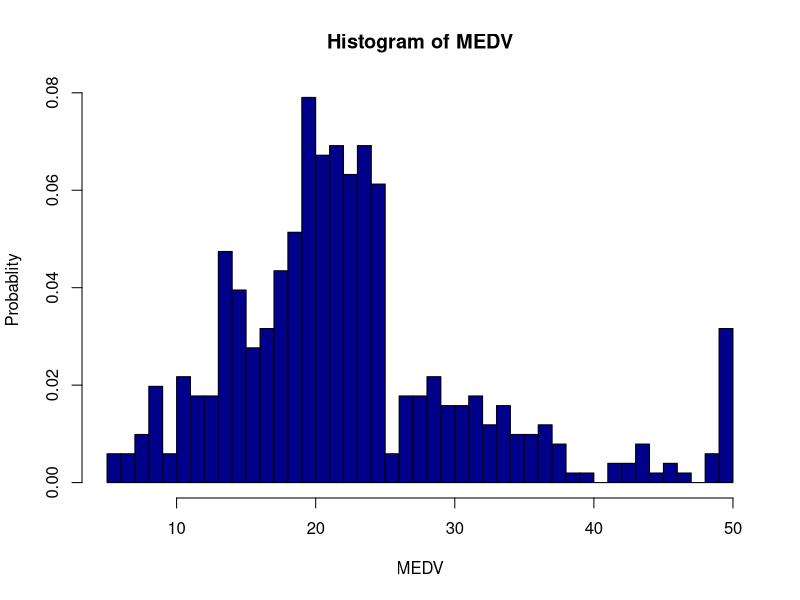
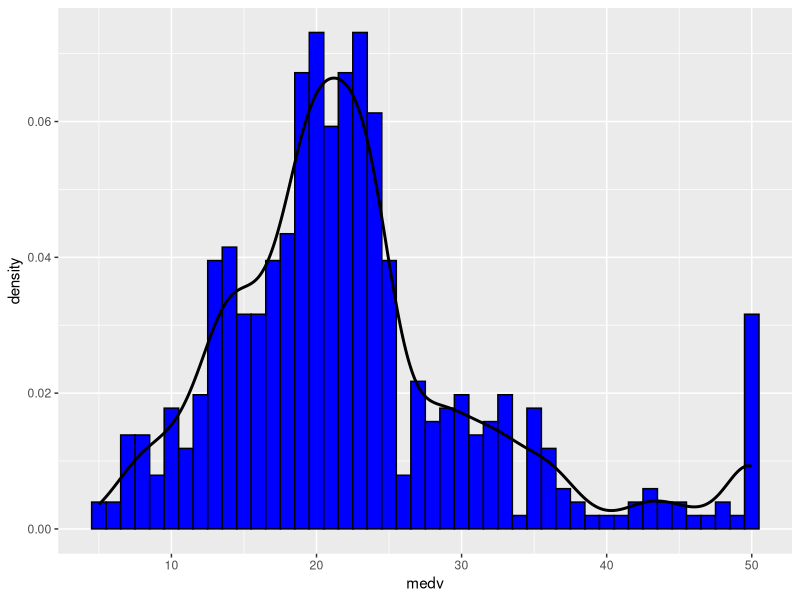
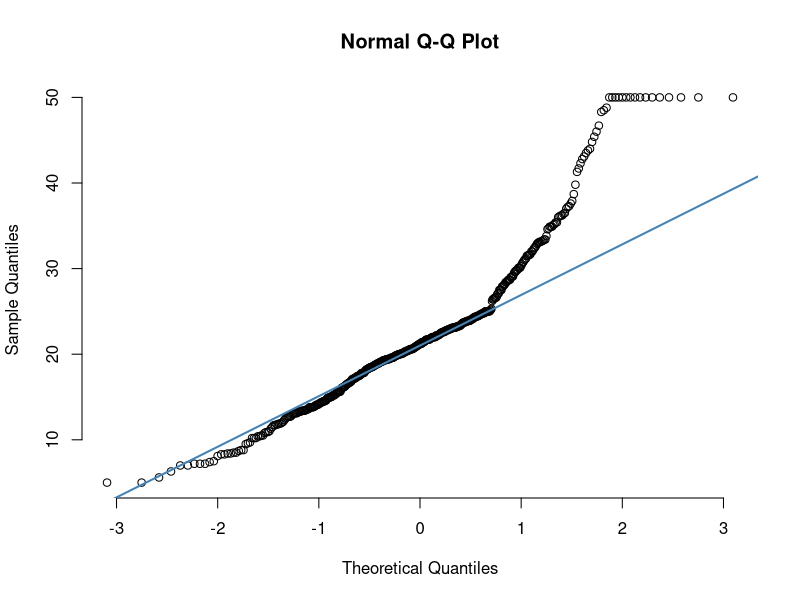
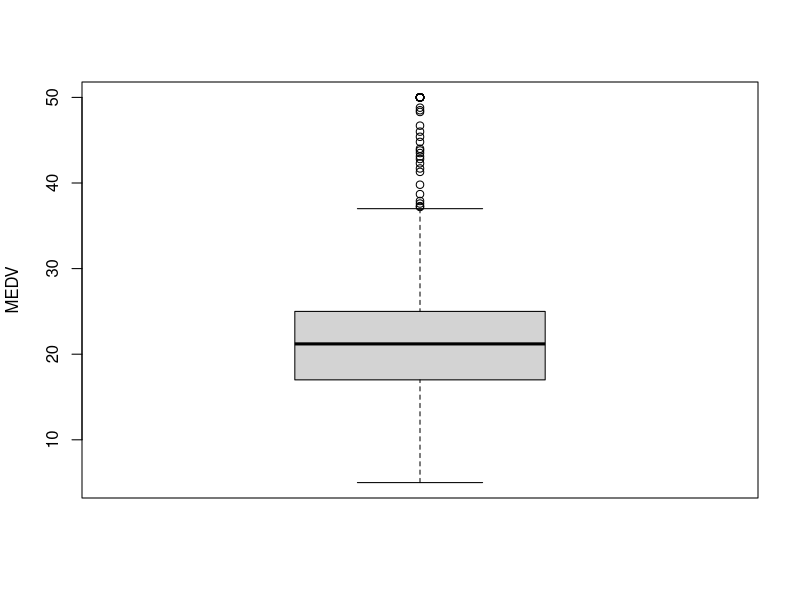
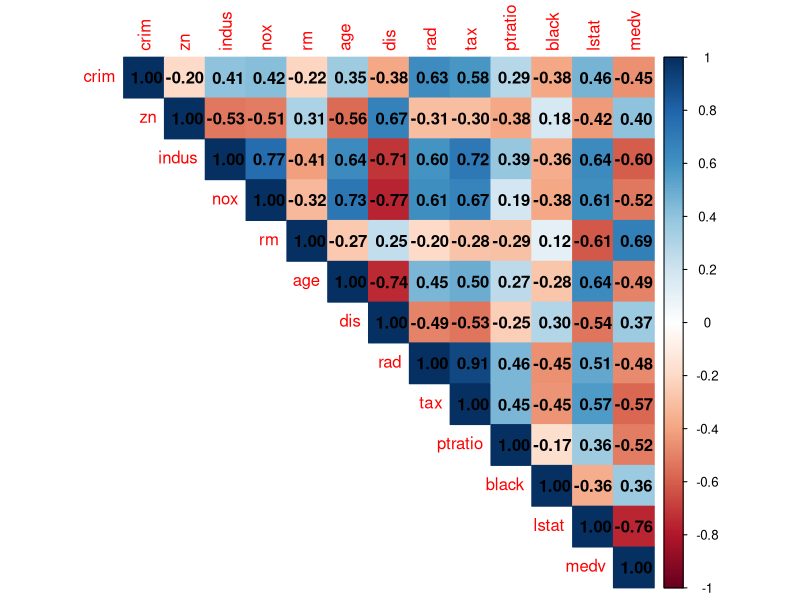
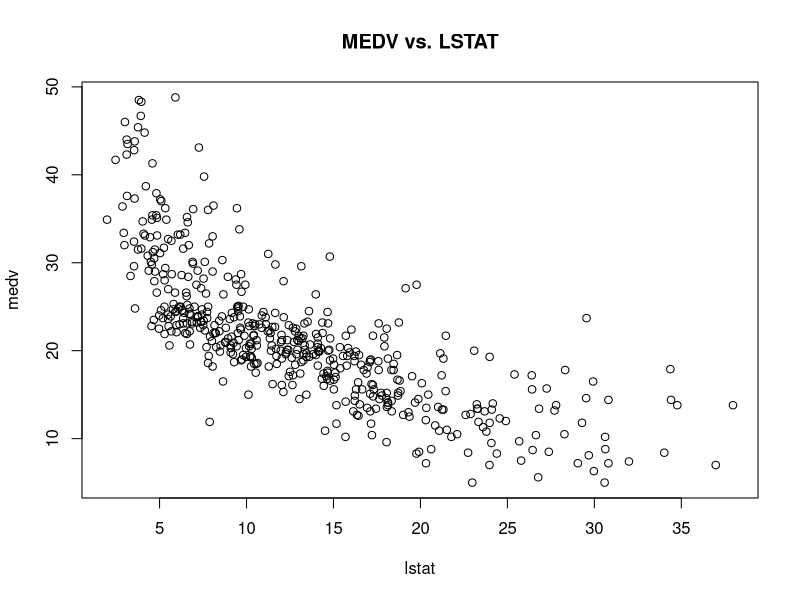
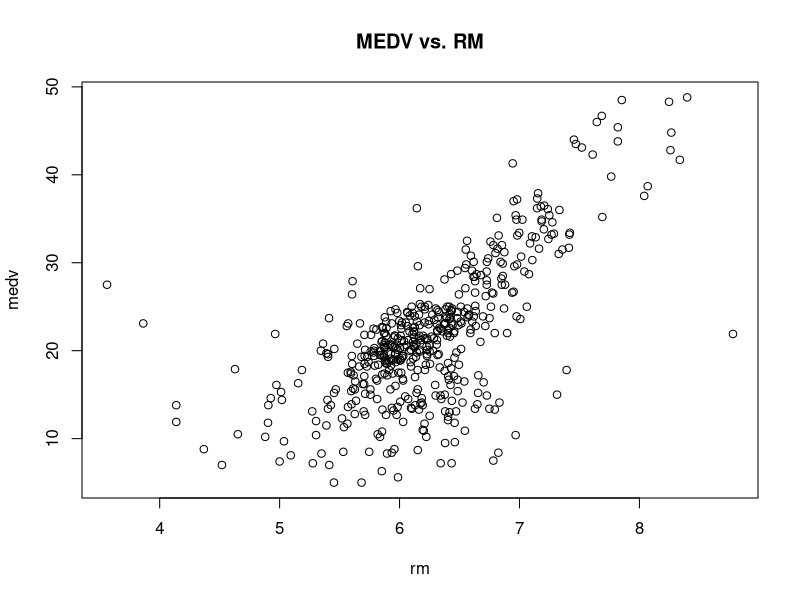
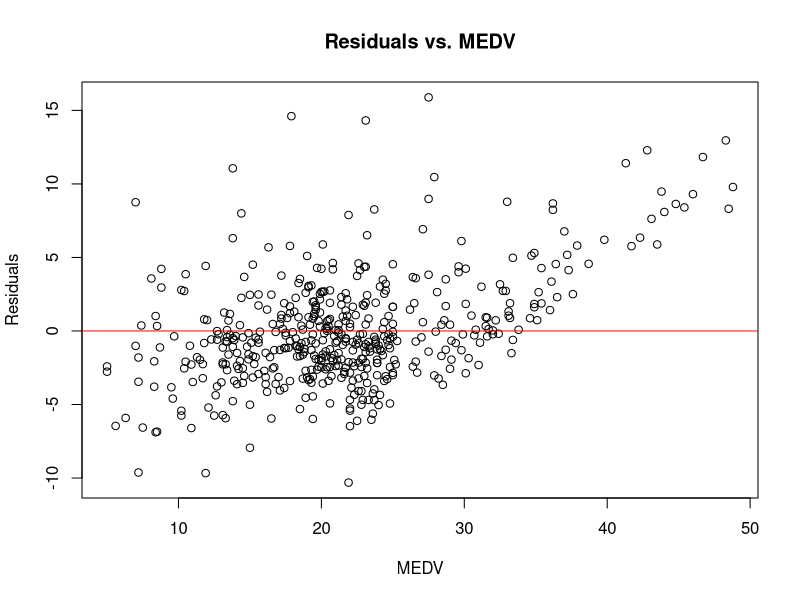

Reproduce these figures in R, in order.
library(MASS)
library(leaps)
library(scatterplot3d)
library(ggplot2)
library(corrplot)
dd <- Boston
#check for missing values
sum(is.na(dd))
str(dd)
dd$chas <- as.factor(dd$chas)

#histogram of medv(response variable)
h <- hist(dd$medv, main="Histogram of MEDV", xlab="MEDV", ylab="Probablity", breaks = seq(from =5, to = 50, by = 1), col="darkblue", prob = TRUE)
h <- ggplot(dd,aes(x = medv))
h + geom_histogram(binwidth = 1,xlab="MEDV", ylab="Probablity",fill="blue",color="black",aes(y = ..density..))+ geom_density(size = 1)
#qq-plot
qqnorm(dd$medv, pch = 1, frame = FALSE)
qqline(dd$medv, col = "steelblue", lwd = 2)

# Outliers 
boxplot(dd$medv, ylab = "MEDV")


#new dataset after romoving the outliers
dd <- dd[dd$medv<50,]



#correlation matrix plot
corr_matrix<-cor(dd[,-4])
col <- colorRampPalette(c("#BB4444", "#EE9988", "#FFFFFF", "#77AADD", "#4477AA"))
corrplot(corr_matrix, method="color",   
         type="upper",addCoef.col = "black"
)

#models
fit = lm(dd$medv~dd$lstat)
summary(fit)
fit2 = lm(dd$medv ~ dd$rm)
summary(fit2)

#plots of redisulas
plot(dd$medv~dd$lstat, xlab = "lstat", ylab = "medv", main = "MEDV vs. LSTAT")
plot(dd$medv~dd$rm, xlab = "rm", ylab = "medv", main = "MEDV vs. RM")


#full model (after removing the outliers)
fullmodel <- lm(medv~., data = dd)
summary(fullmodel)

#residual plot
plot(dd$medv,fullmodel$residuals, xlab = "MEDV", ylab = "Residuals", main = "Residuals vs. MEDV")
abline(h=0,col="red")


#reduced model1 (- indus - age - chas)
reduced1 <- lm(medv~.-indus-chas, data = dd)
summary(reduced1)

#reduced model1 residuals plot
plot(dd$medv,reduced1$residuals, xlab = "MEDV", ylab = "Residuals", main = "Residuals vs. MEDV")
abline(h=0,col="red")


#reduced model2 (-tax-rad-nox-indus-dis)
reduced2<- lm(medv~.-age-nox-indus-dis, data = dd)
summary(reduced2)

#reduced model2 residual plot
plot(dd$medv,reduced2$residuals, xlab = "MEDV", ylab = "Residuals", main = "Residuals vs. MEDV")
abline(h=0,col="red")

#model selection using mallows's cp statistic
sub1 <- regsubsets(medv~. ,data = dd, nbest = 1, nvmax = 28, method=c("exhaustive"))
summary(sub1)$which
cp = summary(sub1)$cp 
max(summary(sub1)$adjr2)
summary(sub1)$adjr2
new <- data.frame(cbind(1:length(cp),cp,summary(sub1)$adjr2))
new

#plot of cp vs p
plot(1:length(cp),cp, xlab = "p", ylab= "Cp")
abline(0,1)

#medv and lstat
plot(dd$medv ~ dd$lstat)
plot(dd$medv ~ log(dd$lstat), xlab = "log(lstat)", ylab = "medv", main = "Median Owner-Occupied Homes vs. Log(lstat)")
cor(log(dd$lstat), dd$medv)



#medv vs lstat
model9 <- lm(medv~ log(lstat), data = dd)
summary(model9)
plot(log(dd$lstat)~dd$medv)
plot(dd$medv, model9$residuals)


#further discussion (models)
furthermodel1 <- lm(medv~. + I(lstat^2), data = dd) 
summary(furthermodel1)

furthermodel2 <- lm(medv~. -indus-chas + I(lstat^2), data = dd) 
summary(furthermodel2)

furthermodel3 <- lm(medv~. -indus-chas+ log(lstat), data = dd) #largest R^2
summary(furthermodel3)

furthermodel4 <- lm(medv~. + log(lstat), data = dd) 
summary(furthermodel4)
